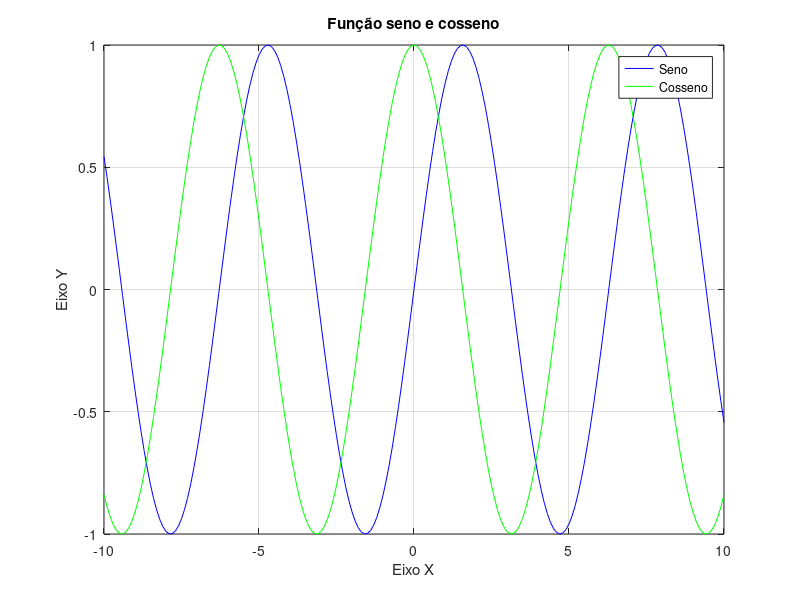

This figure's MATLAB source:
% Script teste para visualizar função seno em um intervalo

x = -10:0.1:10;  % x vai de -10 a 10, de 0.1 em 0.1
y = sin(x);      % aplica-se a função sen e cos a x
y2 = cos(x);


plot(x, y, '-b', x, y2, '-g'); % plot das curvas com definição das cores
title('Função seno e cosseno');        % definindo título do gráfico
xlabel('Eixo X');         % label para os eixos x e y
ylabel('Eixo Y');
legend('Seno', 'Cosseno');  % legenda para as curvas
grid on;
